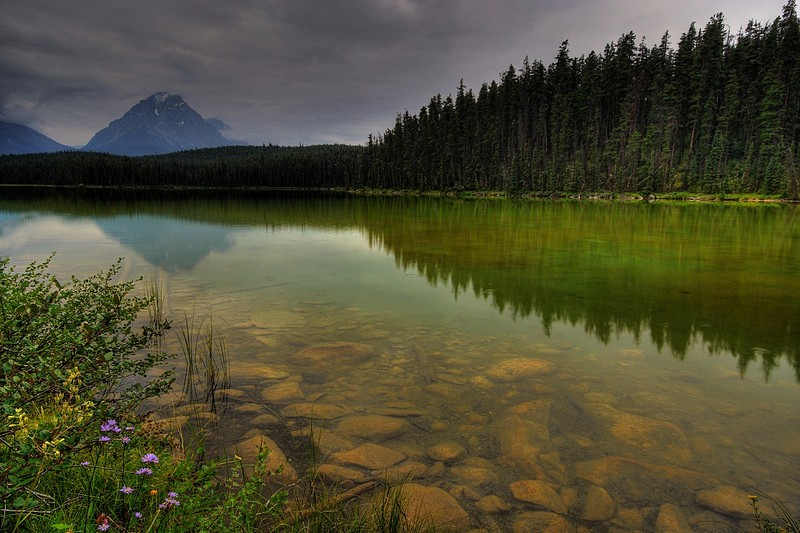
#> input picture testImg1.jpg, 800 x 533 px
$ python -i ex1_utils.py   (imports and definitions only)   (older library calls are emulated)
#> lines starting #> are read from the running program, lines starting #| are printed output that depends on the picture
"""
        '########:'##::::'##::::'##:::
         ##.....::. ##::'##:::'####:::
         ##::::::::. ##'##::::.. ##:::
         ######:::::. ###::::::: ##:::
         ##...:::::: ## ##:::::: ##:::
         ##:::::::: ##:. ##::::: ##:::
         ########: ##:::. ##::'######:
        ........::..:::::..:::......::
"""
import math
from typing import List
import cv2
import numpy as np
import matplotlib.pyplot as plt

LOAD_GRAY_SCALE = 1
LOAD_RGB = 2


# [49 lines left out: functions myID, imReadAndConvert, imDisplay, not called in this run]


def transformRGB2YIQ(imgRGB: np.ndarray) -> np.ndarray:
    """
    Converts an RGB image to YIQ color space
    :param imgRGB: An Image in RGB
    :return: A YIQ in image color space
    """
    yiqFromRgb = np.array([[0.299, 0.587, 0.114],
                           [0.59590059, -0.27455667, -0.32134392],
                           [0.21153661, -0.52273617, 0.31119955]])
    yiq = np.dot(imgRGB.reshape(-1, 3), yiqFromRgb).reshape(imgRGB.shape)

    return yiq


def transformYIQ2RGB(imgYIQ: np.ndarray) -> np.ndarray:
    """
    Converts an YIQ image to RGB color space
    :param imgYIQ: An Image in YIQ
    :return: A RGB in image color space
    """
    yiqFromRgb = np.array([[0.299, 0.587, 0.114],
                           [0.59590059, -0.27455667, -0.32134392],
                           [0.21153661, -0.52273617, 0.31119955]])
    rgbFromYiq = np.linalg.inv(yiqFromRgb)
    rgb = np.dot(imgYIQ.reshape(-1, 3), rgbFromYiq).reshape(imgYIQ.shape)

    return rgb


def hsitogramEqualize(imgOrig: np.ndarray) -> (np.ndarray, np.ndarray, np.ndarray):
    """
        Equalizes the histogram of an image
        :param imgOrig: Original Histogram
        :ret
    """
    # check if the picture is RGB or GRAY SCALE
    mode = isGrey(imgOrig)

    # Gray image
    if mode:
        old_img = cv2.normalize(imgOrig, 0, 255, norm_type=cv2.NORM_MINMAX, dtype=cv2.CV_8U)
    # RGB image
    else:
        # Transform the picture to YIQ color space
        imgYIQ = transformRGB2YIQ(imgOrig)
        # In YIQ image the histogram Equalize procedure should only operate on the Y channel
        old_img = cv2.normalize(imgYIQ[:, :, 0], 0, 255, norm_type=cv2.NORM_MINMAX, dtype=cv2.CV_8U)

    # Compute the image histogram
    histOrg, bins = np.histogram(old_img.flatten(), 256, [0, 256])

    # Compute the cumulative histogram
    cdf = np.cumsum(histOrg)

    # Normalize the cumulative histogram
    cdf_norm = cdf / cdf.max()

    # Creating matrix for the new image
    imEq = np.zeros_like(old_img)

    # Compute the new intensities by
    # normalized histogram by the maximal intensity value,
    #  and round the values to get integers
    # Map the new intensities to the new picture
    for i in range(len(cdf_norm)):
        imEq[old_img == i] = np.around(cdf_norm[i] * 255).astype(int)

    # Compute the new image histogram
    histEQ, bins = np.histogram(imEq.ravel(), 256, [0, 256])

    # Normalized the new image
    imEq = cv2.normalize(imEq, 0, 1, norm_type=cv2.NORM_MINMAX, dtype=cv2.CV_32F)
    if mode:
        return imEq, histEQ, histOrg
    else:
        imgYIQ = transformRGB2YIQ(imgOrig)
        imgYIQ[:, :, 0] = imEq
        imEq = transformYIQ2RGB(imgYIQ)
        return imEq, histEQ, histOrg


def isGrey(img: np.ndarray):
    """
    Function that check if image is GRAY_SCALE image or RGB picture
    by checking the shape of the image
    :param img
    :ret
"""
    if len(img.shape) == 2:
        return True
    else:
        return False


# [164 lines left out: functions quantizeImage, initialBorders, updateBorders, updateQi, updateImage, updateYiqImg and 1 more, not called in this run]

>>> import cv2
>>> picture = cv2.imread('testImg1.jpg')
#> picture is the input picture: shape (533, 800, 3); mean B, G, R 52.3, 77.2, 79.2
>>> result = hsitogramEqualize(picture)
#> in hsitogramEqualize, `mode = isGrey(imgOrig)`: mode = False
#> in transformRGB2YIQ, `yiq = np.dot(imgRGB.reshape(-1, 3), yiqFromRgb).reshape(imgRGB.shape)`:
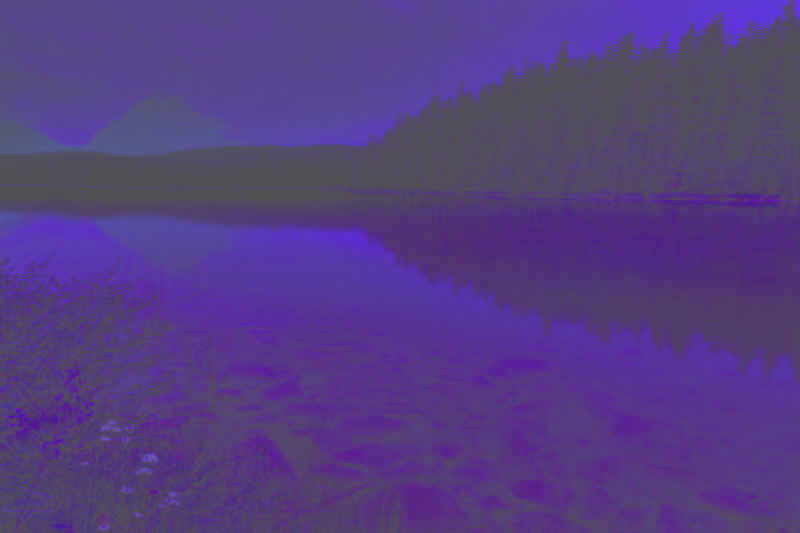
#> yiq: shape (533, 800, 3) float64; mean B, G, R 78.4, -31.9, 5.8; drawn with min black and max white
#> in hsitogramEqualize, `old_img = cv2.normalize(imgYIQ[:, :, 0], 0, 255, norm_type=cv2.NORM_MI..`:
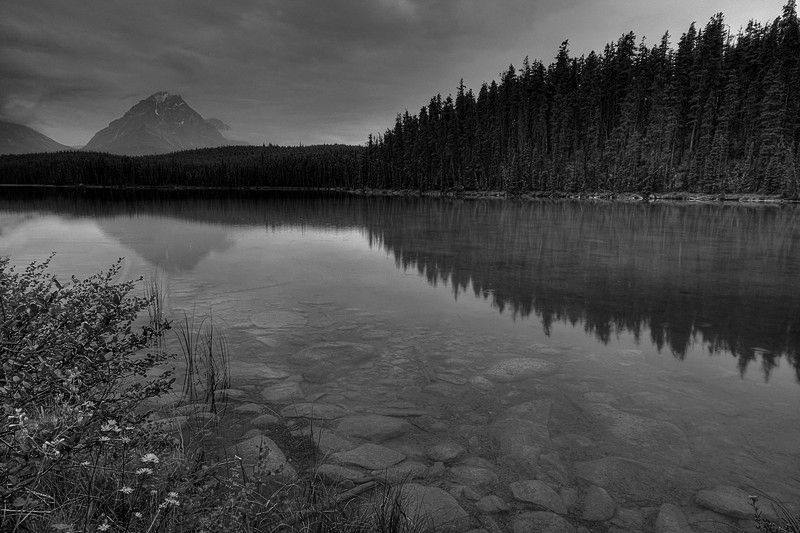
#> old_img: shape (533, 800); min 0, max 255, mean 71.2
#> in hsitogramEqualize, `histOrg, bins = np.histogram(old_img.flatten(), 256, [0, 256])`: histOrg = 256 values, max 5714 at index 83, min 0 at index 237, mean 1665.6; bins = 257 values from 0 to 256
#> in hsitogramEqualize, `cdf = np.cumsum(histOrg)`: cdf = 256 values from 656 to 426400
#> in hsitogramEqualize, `cdf_norm = cdf / cdf.max()`: cdf_norm = 256 values from 0.00154 to 1
#> after the loop in hsitogramEqualize, `for i in range(len(cdf_norm)):`:
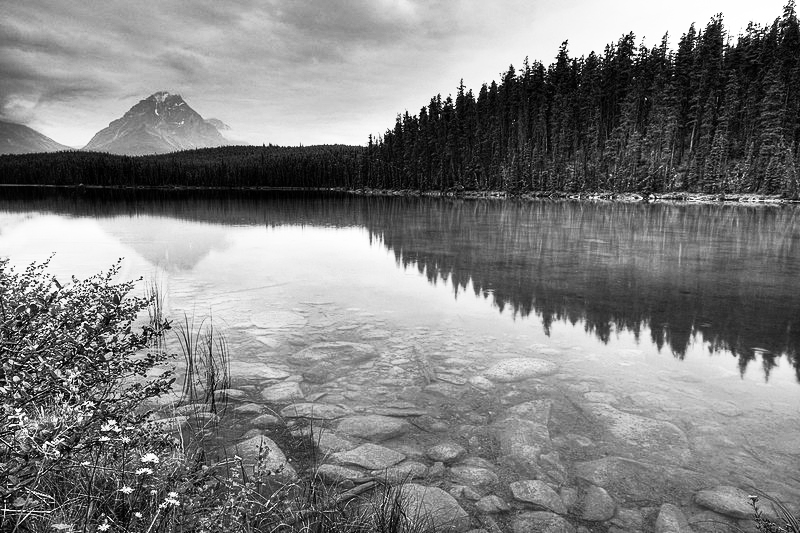
#> imEq: shape (533, 800); min 0, max 255, mean 128.5
#> in hsitogramEqualize, `histEQ, bins = np.histogram(imEq.ravel(), 256, [0, 256])`: histEQ = 256 values, max 5714 at index 159, min 0 at index 1, mean 1665.6
#> in hsitogramEqualize, `imgYIQ[:, :, 0] = imEq`:
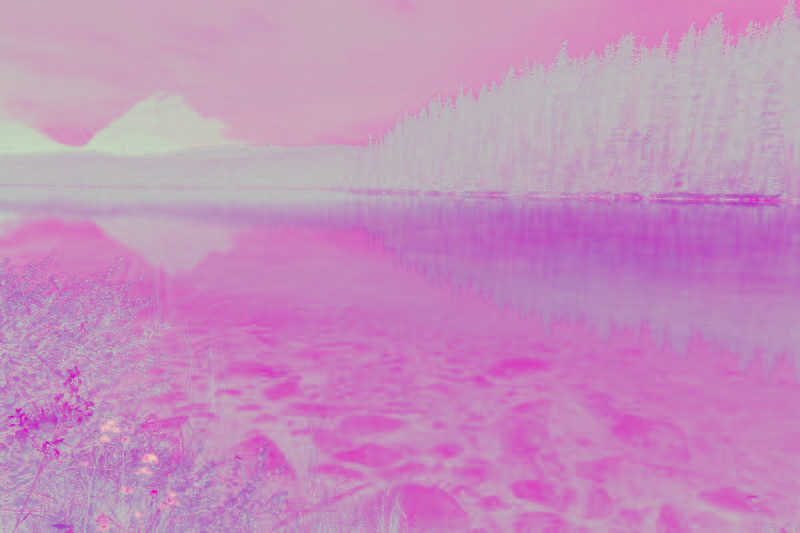
#> imgYIQ: shape (533, 800, 3) float64; mean B, G, R 0.5, -31.9, 5.8; drawn with min black and max white
#> in transformYIQ2RGB, `rgb = np.dot(imgYIQ.reshape(-1, 3), rgbFromYiq).reshape(imgYIQ.shape)`:
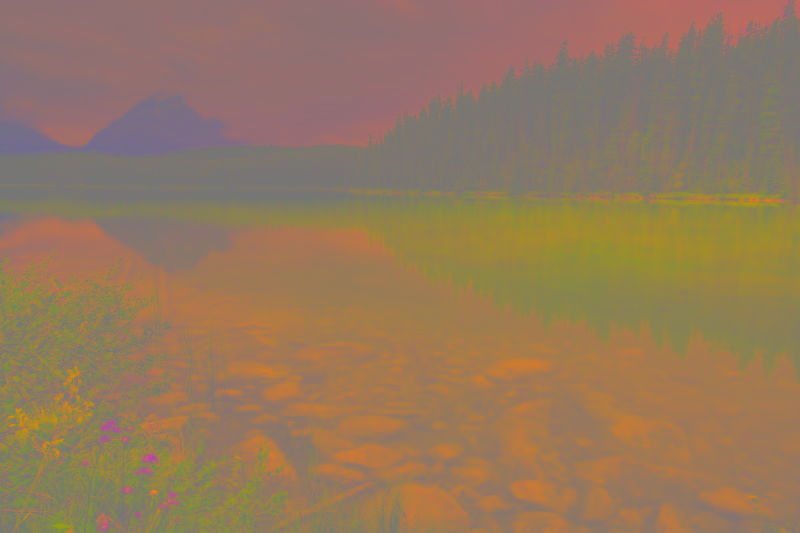
#> rgb: shape (533, 800, 3) float64; mean B, G, R -25.6, 2.8, 30.8; drawn with min black and max white
